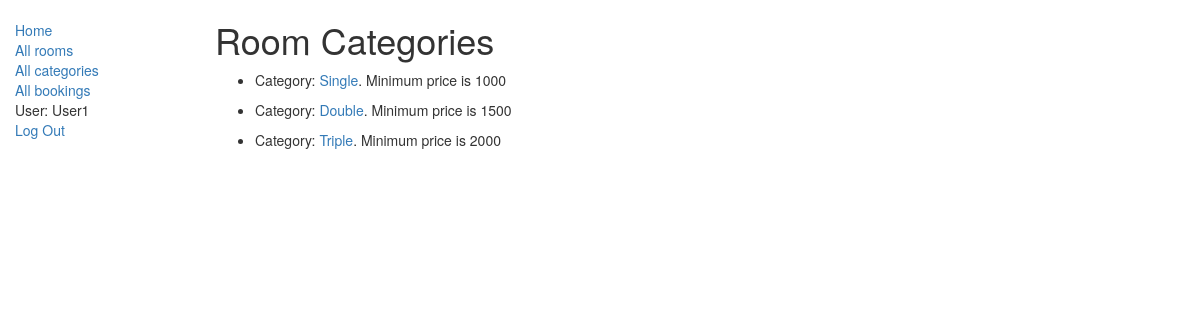
The page /hotel/info/roomcategories/ (signed in) on the database its author committed.
### myapp/models.py (models this page shows, shortened)
class RoomCategory(models.Model):
    hotel = models.ForeignKey(Hotel, on_delete=models.CASCADE)
    name = models.CharField(max_length=100)
    min_price = models.IntegerField(default=0)

### myapp/views.py (the view)
# urls.py: path('info/roomcategories/', views.RoomCategoriesInHotelListView.as_view(), name='room-categories'),
class RoomCategoriesInHotelListView(LoginRequiredMixin, generic.ListView):
    model = RoomCategory
    template_name = 'info/room_categories_list.html'
    def get_queryset(self):
        hotel_user = HotelUser.objects.filter(user=self.request.user).first()
        return RoomCategory.objects.filter(hotel=hotel_user.hotel).order_by('min_price')

### myapp/templates/info/room_categories_list.html
{% extends "base_generic.html" %}
{% block content %}
    <h1>Room Categories</h1>
    {% if roomcategory_list %}
    <ul>
      {% for roomcat in roomcategory_list %}
      <li class="categories">
          <p>Category: <a href="{% url 'chosen-category' cat=roomcat.name %}">{{roomcat.name}}</a>. Minimum price is {{roomcat.min_price}}</p>
      </li>
      {% endfor %}
    </ul>
    {% else %}
      <p>There are no room categories.</p>
    {% endif %}
{% endblock %}

### myapp/templates/base_generic.html (shortened to what this page needs)
<!DOCTYPE html>
<html lang="en">
<head>
  <link rel="stylesheet" href="https://maxcdn.bootstrapcdn.com/bootstrap/3.3.7/css/bootstrap.min.css">
  {% load static %}
  <link rel="stylesheet" href="{% static 'styles/styles.css' %}">
</head>
<body>
  <div class="container-fluid">
    <div class="row">
      <div class="col-sm-2">
      {% block sidebar %}
      <ul class="sidebar-nav">
          <li><a href="{% url 'index' %}">Home</a></li>
          <li><a href="{% url 'rooms' %}">All rooms</a></li>
          <li><a href="{% url 'room-categories' %}">All categories</a></li>
          <li><a href="{% url 'bookings' %}">All bookings</a></li>
          {% if user.is_authenticated %}
            <li>User: {{ user.get_username }}</li>
            <li><a href="{% url 'logout'%}">Log Out</a></li>
          {% else %}
            <li><a href="{% url 'login'%}?next={{request.path}}">Login</a></li>
          {% endif %}
      </ul>
     {% endblock %}
      </div>
      <div class="col-sm-10 ">
      {% block content %}{% endblock %}
      </div>
    </div>
  </div>
</body>
</html>

### myapp/static/styles/styles.css (style rules this page uses)
.sidebar-nav { margin-top: 20px; padding: 0; list-style: none; }

### rows shown on the page
RoomCategory: name "Single", min_price "1000"
RoomCategory: name "Double", min_price "1500"
RoomCategory: name "Triple", min_price "2000"

### other values the page prints
{{ user.get_username }} "User1"
